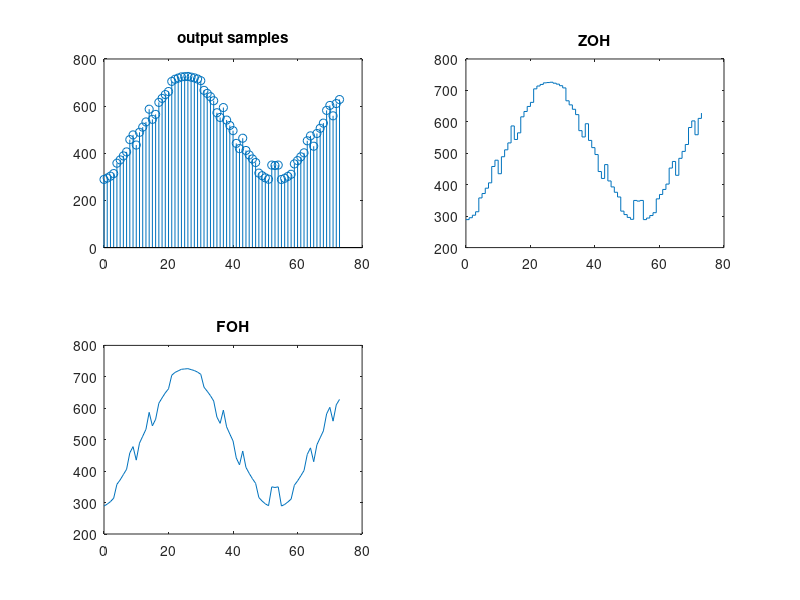

Write MATLAB code to recreate this figure.
% Test signal was a 1V amplitude, 50 Hz sine wave with a 2.5V offset. Test
% noise of 1.1 KHz was added to evaluate filter performance. 

% The cuttoff frequency of the filter was 0.02*fs or 56 Hz. 


% below are some output samples from the chip (taken using a logic analyzer)
x = [289, 295, 303, 314, 358, 372, 389, 406, 458, 478, 435, 489, 511, 533, 587, 544, 565, 616, 633, 649, 662, 705, 714, 719, 724, 725, 726, 723, 720, 715, 708, 667, 654, 640, 623, 572, 552, 594, 541, 518, 496, 442, 420, 464, 412, 393, 376, 361, 316, 305, 296,290, 350, 348, 350, 289, 294, 302, 311, 355, 369, 385, 402, 453, 474, 430, 484, 506, 528, 582, 603, 559, 611, 628];
n = 0:length(x)-1;

subplot(2,2,1); stem(n,x); title('output samples');
subplot(2,2,2); stairs(n,x); title('ZOH');
subplot(2,2,3); plot(n,x); title('FOH'); 

% The period is about 54 samples

% Each sample on logic analyzer takes 383.7us, which gives a frequency of
% about 46 Hz, very close to input 50 Hz.

% The max for a 10 bit output is 1024, input signal was 1V amplitude with
% 2.5V offset. Looking at the figures, the offset is around 500 units, with
% 500/1024 =~ 0.5. This is acceptable because 2.5V is half of the reference
% voltage on the chip.

% Max = 725, and min = 290, averaging a 217 unit swing, (217/1024)*5V =~ 1V
% which is also acceptable because the input target signal swings between
% 3.5V and 1.5V

% Visual simililarity to a sinusoid is ok. 

% Overall, both interpolations show acceptable analog reconstruction (the
% code works!!!!!)
